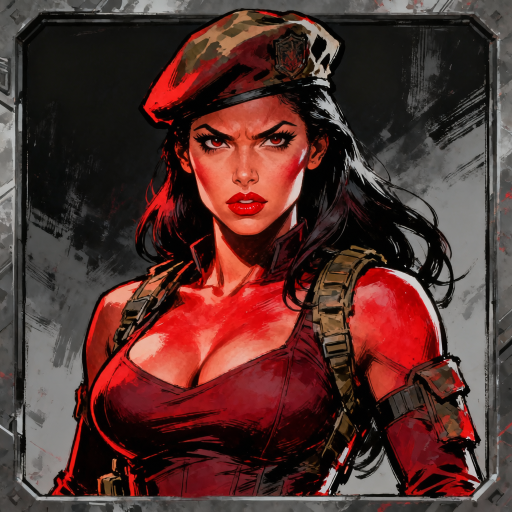
#> input picture symbol_high_lady_soldier.png, 1024 x 1024 px, found by its file name (shown at 1/2 size)
$ python create_visual_focus_assets.py
#> lines starting #> are read from the running program, lines starting #| are printed output that depends on the picture
from __future__ import annotations

from pathlib import Path

from PIL import Image, ImageDraw, ImageEnhance, ImageFilter, ImageFont


ROOT = Path(__file__).resolve().parents[1]
ASSETS = ROOT / "frontend" / "static" / "assets"
SYMBOLS = ASSETS / "symbols"
FONT_NARROW = Path("/usr/share/fonts/truetype/liberation/LiberationSansNarrow-Bold.ttf")


def center_text(draw: ImageDraw.ImageDraw, box: tuple[int, int, int, int], text: str, size: int, **kwargs) -> None:
    face = ImageFont.truetype(str(FONT_NARROW), size)
    stroke_width = int(kwargs.get("stroke_width", 0))
    bounds = draw.textbbox((0, 0), text, font=face, stroke_width=stroke_width)
    x = box[0] + (box[2] - box[0] - (bounds[2] - bounds[0])) / 2 - bounds[0]
    y = box[1] + (box[3] - box[1] - (bounds[3] - bounds[1])) / 2 - bounds[1]
    draw.text((x, y), text, font=face, **kwargs)


def add_red_wild_treatment(source: Path, target: Path, *, badge: bool = False) -> None:
#> called with badge = True
    image = Image.open(source).convert("RGBA")
    rgb = image.convert("RGB")
#> rgb is the input picture: PIL image 1024x1024 RGB; mean R, G, B 85, 49.7, 46.1
    rgb = ImageEnhance.Color(rgb).enhance(0.74)
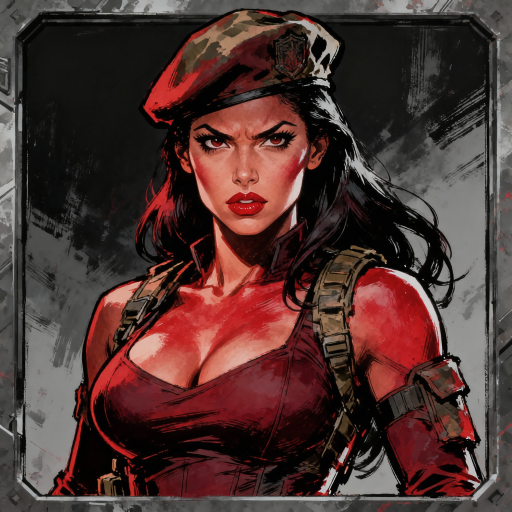
#> rgb: PIL image 1024x1024 RGB (shown at 1/2 size); mean R, G, B 78, 52.1, 49.3
    rgb = ImageEnhance.Contrast(rgb).enhance(1.14)
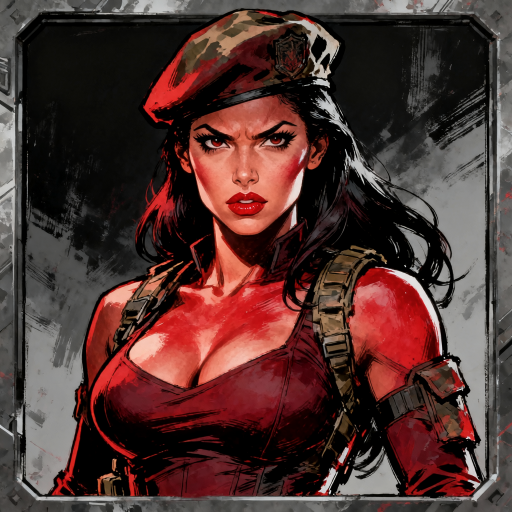
#> rgb: PIL image 1024x1024 RGB (shown at 1/2 size); mean R, G, B 80.7, 51.4, 48.3
    rgb = ImageEnhance.Sharpness(rgb).enhance(1.18)
    treated = rgb.convert("RGBA")
    treated.putalpha(image.getchannel("A"))

    glow = Image.new("RGBA", image.size, (0, 0, 0, 0))
#> glow: PIL image 1024x1024 RGBA; every value is 0
    draw = ImageDraw.Draw(glow)
    width, height = image.size
#> width = 1024; height = 1024
    radius = max(18, min(width, height) // 12)
#> radius = 85
    for index, alpha in enumerate((18, 26, 34, 50)):
        inset = 14 - index * 4
        draw.rounded_rectangle(
            [inset, inset, width - inset - 1, height - inset - 1],
            radius=radius,
            outline=(255, 30, 68, alpha),
            width=5 + index * 2,
        )
    veil = Image.new("RGBA", image.size, (126, 8, 28, 12))
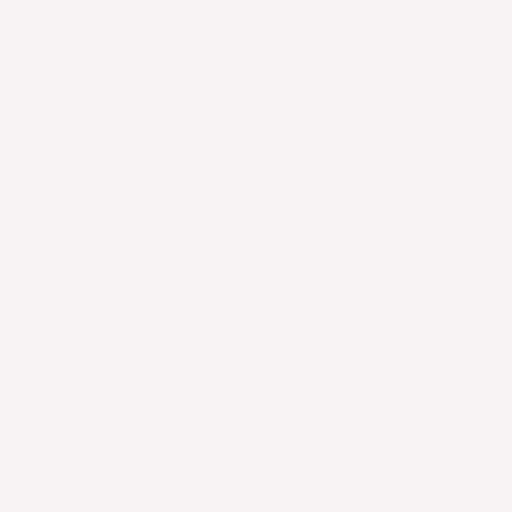
#> veil: PIL image 1024x1024 RGBA (shown at 1/2 size); mean R, G, B, A 126, 8, 28, 12; transparent parts drawn white
    treated = Image.alpha_composite(treated, veil)
    treated = Image.alpha_composite(treated, glow.filter(ImageFilter.GaussianBlur(1.4)))
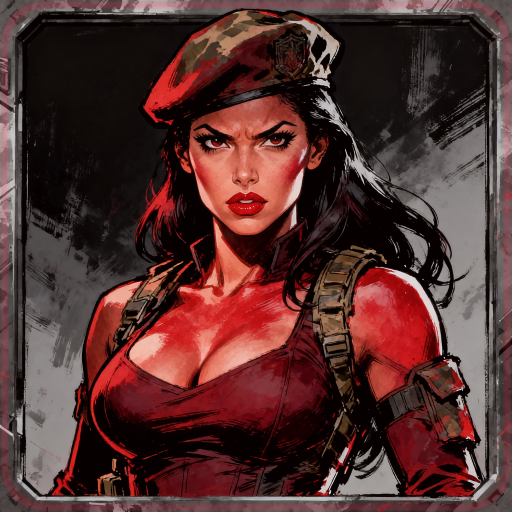
#> treated: PIL image 1024x1024 RGBA (shown at 1/2 size); mean R, G, B, A 84, 48.5, 46.9, 255
    if badge:
        badge_layer = Image.new("RGBA", image.size, (0, 0, 0, 0))
        badge_draw = ImageDraw.Draw(badge_layer)
        width, height = image.size
        box = (42, height - 54, width - 42, height - 14)
#> box = (42, 970, 982, 1010)
        badge_draw.rounded_rectangle(box, radius=12, fill=(8, 6, 5, 205), outline=(226, 36, 51, 235), width=3)
        badge_draw.line((box[0] + 10, box[1] + 5, box[2] - 10, box[1] + 5), fill=(255, 104, 74, 115), width=2)
        center_text(
            badge_draw,
            box,
            "WILD",
            38,
            fill=(248, 234, 211, 255),
            stroke_width=4,
            stroke_fill=(30, 4, 5, 255),
        )
        treated = Image.alpha_composite(treated, badge_layer)
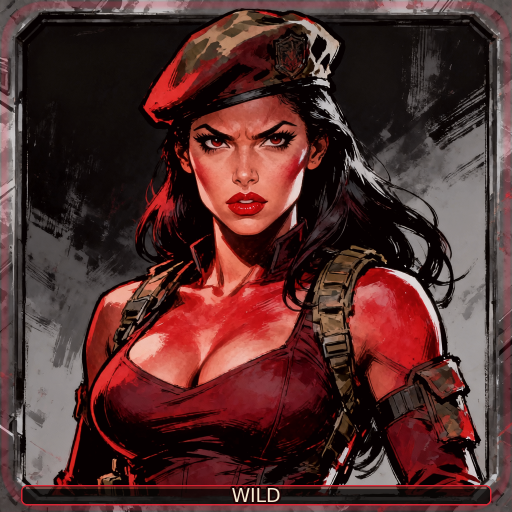
#> treated: PIL image 1024x1024 RGBA (shown at 1/2 size); mean R, G, B, A 83, 47.1, 45.5, 255
    target.parent.mkdir(parents=True, exist_ok=True)
    treated.save(target)


def main() -> None:
    add_red_wild_treatment(SYMBOLS / "symbol_high_lady_soldier.png", SYMBOLS / "symbol_wild_red_soldier.png", badge=True)
    add_red_wild_treatment(SYMBOLS / "symbol_high_lady_soldier_tall.png", SYMBOLS / "symbol_wild_red_soldier_3high.png")


if __name__ == "__main__":
#> (the run stopped early here; a loop or call above may not have finished)
